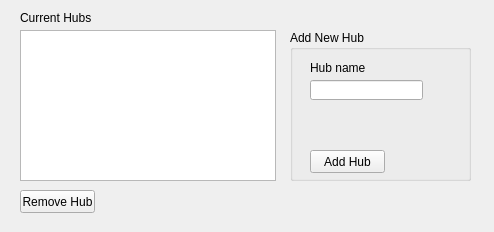
<?xml version="1.0" encoding="UTF-8"?>
<ui version="4.0">
 <class>wn_Hubs</class>
 <widget class="QWidget" name="wn_Hubs">
  <property name="geometry">
   <rect>
    <x>0</x>
    <y>0</y>
    <width>494</width>
    <height>232</height>
   </rect>
  </property>
  <property name="windowTitle">
   <string>Hubs</string>
  </property>
  <widget class="QListView" name="listView">
   <property name="geometry">
    <rect>
     <x>20</x>
     <y>30</y>
     <width>256</width>
     <height>151</height>
    </rect>
   </property>
  </widget>
  <widget class="QLabel" name="label">
   <property name="geometry">
    <rect>
     <x>20</x>
     <y>10</y>
     <width>91</width>
     <height>16</height>
    </rect>
   </property>
   <property name="text">
    <string>Current Hubs</string>
   </property>
  </widget>
  <widget class="QPushButton" name="pb_Remove_Hub">
   <property name="geometry">
    <rect>
     <x>20</x>
     <y>190</y>
     <width>75</width>
     <height>23</height>
    </rect>
   </property>
   <property name="text">
    <string>Remove Hub</string>
   </property>
  </widget>
  <widget class="QGroupBox" name="groupBox">
   <property name="geometry">
    <rect>
     <x>290</x>
     <y>30</y>
     <width>181</width>
     <height>151</height>
    </rect>
   </property>
   <property name="title">
    <string>Add New Hub</string>
   </property>
   <widget class="QLineEdit" name="lineEdit">
    <property name="geometry">
     <rect>
      <x>20</x>
      <y>50</y>
      <width>113</width>
      <height>20</height>
     </rect>
    </property>
   </widget>
   <widget class="QLabel" name="label_2">
    <property name="geometry">
     <rect>
      <x>20</x>
      <y>30</y>
      <width>111</width>
      <height>16</height>
     </rect>
    </property>
    <property name="text">
     <string>Hub name</string>
    </property>
   </widget>
   <widget class="QPushButton" name="bt_Add_Hub">
    <property name="geometry">
     <rect>
      <x>20</x>
      <y>120</y>
      <width>75</width>
      <height>23</height>
     </rect>
    </property>
    <property name="text">
     <string>Add Hub</string>
    </property>
   </widget>
  </widget>
 </widget>
 <resources/>
 <connections/>
</ui>
